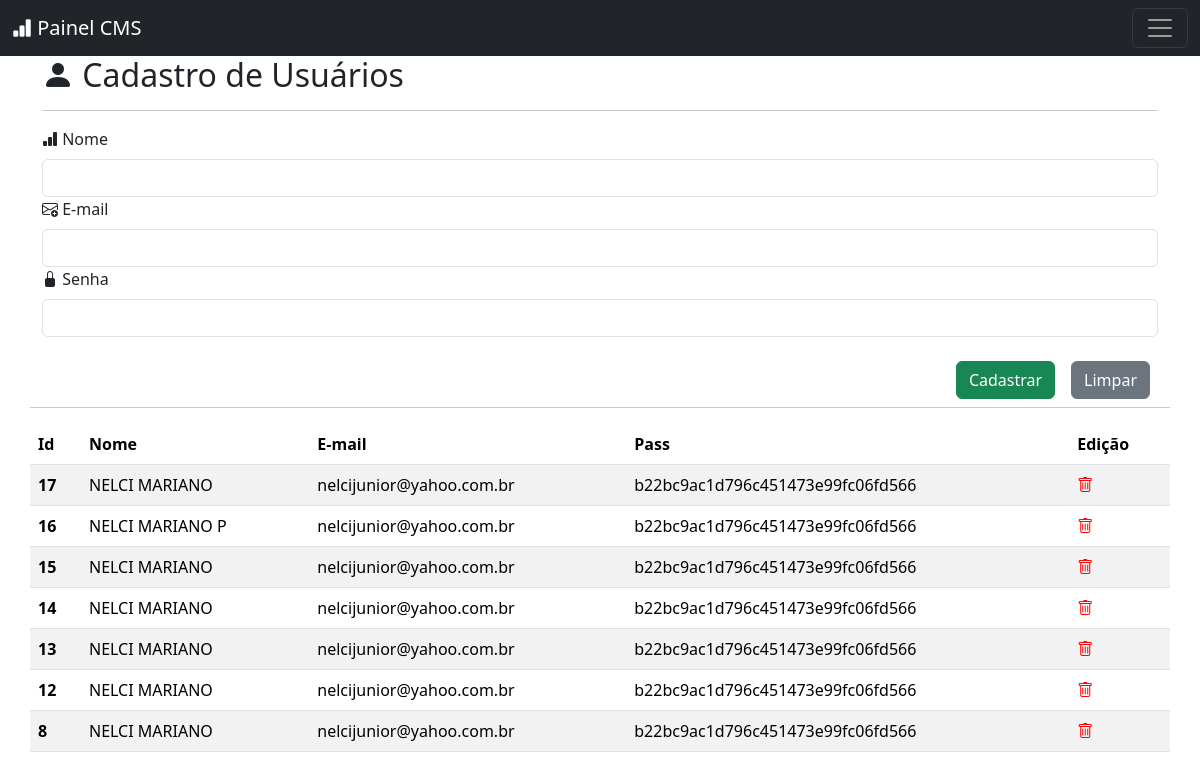
/admin/user/index.php (signed in), run on the app's committed database.
### tables this page shows
CREATE TABLE `user` (
  `id` int(11) NOT NULL,
  `name` varchar(30) NOT NULL,
  `email` varchar(30) NOT NULL,
  `pass` varchar(40) NOT NULL,
  `slug` varchar(255) NOT NULL,
  `image` varchar(255) NOT NULL
);

### conn/config.php (called while the page is built)
<?php
$base = 'http://localhost/app-login';
?>

### _class/model.class.php (called while the page is built, shortened)
<?php
class Model
{
    private $pdo;
    private $table;
    public function __construct($pdo, $table)
    {
        $this->pdo = $pdo;
        $this->table = $table;
    }
    public function selectAll()
    {
        try {
            $sql = "SELECT * FROM $this->table order by id DESC ";
            $sth = $this->pdo->query($sql);
            return $sth->fetchAll(PDO::FETCH_ASSOC);
        } catch (PDOException $e) {
            echo 'Database error: ' . $e->getMessage();
        }
        return [];
    }
}

### admin/user/index.php (the view, shortened to what this page needs)
<?php
include '../../conn/conect.php';
include '../../_class/model.class.php';
?>
<!DOCTYPE html>
<html lang="en">
<head>
    <link href="https://cdn.jsdelivr.net/npm/bootstrap@5.3.3/dist/css/bootstrap.min.css" rel="stylesheet">
    <link rel="stylesheet" href="https://cdn.jsdelivr.net/npm/bootstrap-icons@1.11.3/font/bootstrap-icons.min.css">
</head>
<body>
    <?php
    include '../inc/menu.php';
    ?>
    <div class="container">
        <div class="row">
            <div class="col-12">
                <h2 class="fs-2"><i class="bi bi-person-fill"></i> Cadastro de Usuários</h2>
                <hr>
                <form action="insert.php" method="post" class="d-flex flex-column">
                    <div class="form-group">
                        <label class="form-label"> <i class="bi bi-bar-chart-fill"></i> Nome</label>
                        <input class="form-control" type="text" name="name">
                    </div>
                    <div class="form-group">
                        <label class="form-label"> <i class="bi bi-envelope-plus"></i> E-mail</label>
                        <input class="form-control" type="text" name="email">
                    </div>
                    <div class="form-group">
                        <label class="form-label"> <i class="bi bi-lock-fill"></i> Senha</label>
                        <input class="form-control" type="text" name="pass">
                    </div>
                    <div class="d-flex justify-content-end mt-3">
                        <button type="submit" class="btn btn-success m-2">Cadastrar</button>
                        <button type="reset" class="btn btn-secondary m-2">Limpar</button>
                    </div>
                </form>
            </div>
            <hr>
            <table class="table table-striped">
                <thead>
                    <tr>
                        <th scope="col">Id</th>
                        <th scope="col">Nome</th>
                        <th scope="col" class="d-none d-md-table-cell">E-mail</th>
                        <th scope="col" class="d-none d-md-table-cell">Pass</th>
                        <th scope="col">Edição</th>
                    </tr>
                </thead>
                <tbody>
                    <?php
                    try {
                        $Model = new Model($pdo, 'user');
                        $data = $Model->selectAll();
                        foreach ($data as $registers) :
                            extract($registers);
                    ?>
                            <tr>
                                <th scope="row"><?= $id ?></th>
                                <td><?= $name ?></td>
                                <td class="d-none d-md-table-cell"><?= $email ?></td>
                                <td class="d-none d-md-table-cell"><?= $pass ?></td>
                                <td> <a href="<?= $base; ?>/admin/user/delete.php?id=<?= $id; ?>"> <i class="bi bi-trash" style="color: red;"></i> </a> </td>
                            </tr>
                    <?php
                        endforeach;
                    } catch (PDOException $e) {
                        echo 'error ' . $e->getMessage();
                    }
                    ?>
                </tbody>
            </table>
        </div>
    </div>
</body>
</html>

### admin/inc/menu.php (shortened to what this page needs)
<nav class="navbar navbar-dark bg-dark">
  <div class="container-fluid">
    <a class="navbar-brand" href="<?= $base ?>/admin/home.php"> <i class="bi bi-bar-chart-fill"></i> Painel CMS</a>
    <button class="navbar-toggler" type="button" data-bs-toggle="offcanvas" data-bs-target="#offcanvasDarkNavbar" aria-controls="offcanvasDarkNavbar" aria-label="Toggle navigation">
      <span class="navbar-toggler-icon"></span>
    </button>
  </div>
</nav>

### data on the page
user: id "17", name "NELCI MARIANO", email "nelcijunior@yahoo.com.br", pass "b22bc9ac1d796c451473e99fc06fd566"
user: id "16", name "NELCI MARIANO P", email "nelcijunior@yahoo.com.br", pass "b22bc9ac1d796c451473e99fc06fd566"
user: id "15", name "NELCI MARIANO", email "nelcijunior@yahoo.com.br", pass "b22bc9ac1d796c451473e99fc06fd566"
user: id "14", name "NELCI MARIANO", email "nelcijunior@yahoo.com.br", pass "b22bc9ac1d796c451473e99fc06fd566"
user: id "13", name "NELCI MARIANO", email "nelcijunior@yahoo.com.br", pass "b22bc9ac1d796c451473e99fc06fd566"
user: id "12", name "NELCI MARIANO", email "nelcijunior@yahoo.com.br", pass "b22bc9ac1d796c451473e99fc06fd566"
user: id "8", name "NELCI MARIANO", email "nelcijunior@yahoo.com.br", pass "b22bc9ac1d796c451473e99fc06fd566"
